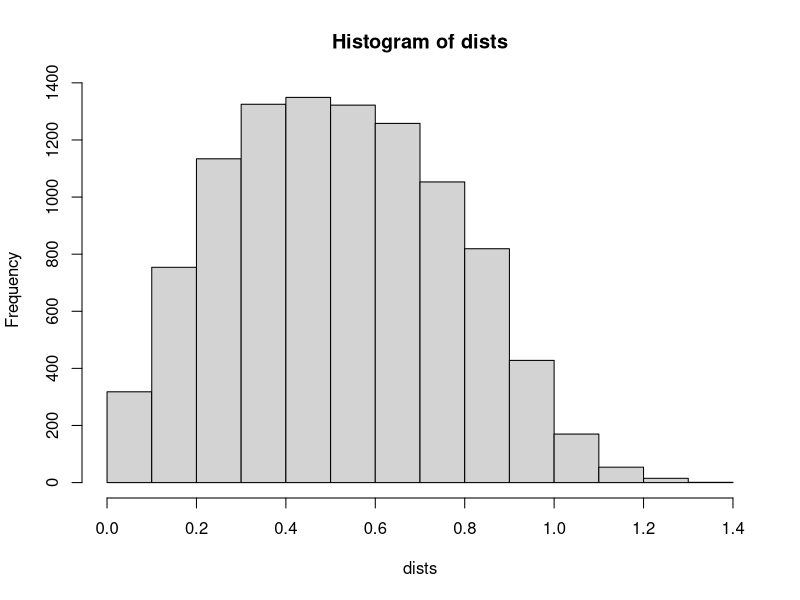

Write the R code that produced this figure.
dists<-c()
for ( i in 1:10000) {
	P1<-runif(2)
	P2<-runif(2)
	dist<-sqrt(sum((P1-P2)^2))
	dists<-c(dists,dist)
}
mean.dist<-mean(dists)
sd.dist<-sd(dists)
cat(mean.dist,sd.dist,"\n")
hist(dists)